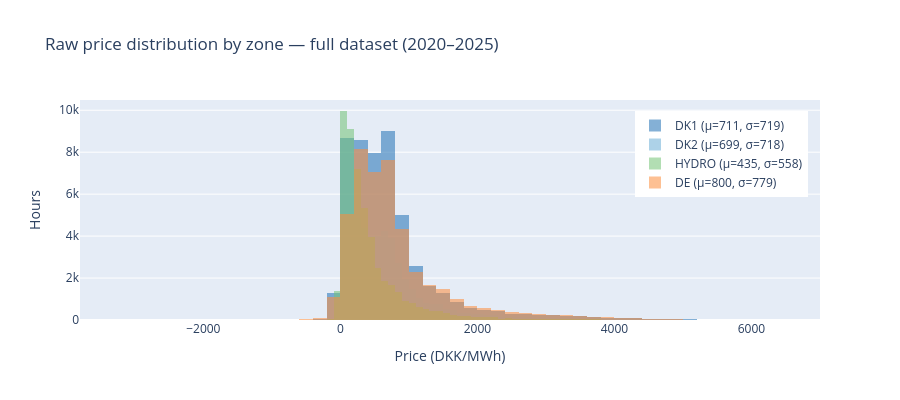

Source (notebook cell):
### Code cell
# Price distribution per zone — the raw targets (Plotly)
spot = pd.read_sql("SELECT price_zone, price_dkk FROM spot_prices", conn)
fig = go.Figure()
for zone, color in [('DK1','#2171b5'),('DK2','#6baed6'),('HYDRO','#74c476'),('DE','#fd8d3c')]:
    d = spot.loc[spot.price_zone == zone, 'price_dkk']
    fig.add_trace(go.Histogram(
        x=d, nbinsx=80, name=f"{zone} (μ={d.mean():.0f}, σ={d.std():.0f})",
        marker_color=color, opacity=0.55,
    ))
fig.update_layout(
    barmode='overlay', title="Raw price distribution by zone — full dataset (2020–2025)",
    xaxis_title="Price (DKK/MWh)", yaxis_title="Hours",
    legend=dict(x=0.75, y=0.95), height=400,
)
fig.show()

neg = spot[spot.price_dkk < 0]
print(f"Negative-price hours: {len(neg):,} ({len(neg)/len(spot)*100:.1f}% of all zone-hours)")
print(neg.groupby('price_zone').size().rename("negative hours"))

### Figure 1 — Plotly figure (JSON) as saved in the notebook; plotly's stock layout.template omitted (floating-point values rounded to 4 significant figures; data arrays with more than 128 entries replaced by an {"elided": "..."} marker saying what was removed)
{"data": [{"marker": {"color": "#2171b5"}, "name": "DK1 (μ=711, σ=719)", "nbinsx": 80, "opacity": 0.55, "type": "histogram", "x": {"elided": "50399 float values"}}, {"marker": {"color": "#6baed6"}, "name": "DK2 (μ=699, σ=718)", "nbinsx": 80, "opacity": 0.55, "type": "histogram", "x": {"elided": "50399 float values"}}, {"marker": {"color": "#74c476"}, "name": "HYDRO (μ=435, σ=558)", "nbinsx": 80, "opacity": 0.55, "type": "histogram", "x": {"elided": "50399 float values"}}, {"marker": {"color": "#fd8d3c"}, "name": "DE (μ=800, σ=779)", "nbinsx": 80, "opacity": 0.55, "type": "histogram", "x": {"elided": "43838 float values"}}], "layout": {"barmode": "overlay", "height": 400, "legend": {"x": 0.75, "y": 0.95}, "title": {"text": "Raw price distribution by zone — full dataset (2020–2025)"}, "xaxis": {"title": {"text": "Price (DKK/MWh)"}}, "yaxis": {"title": {"text": "Hours"}}}}
